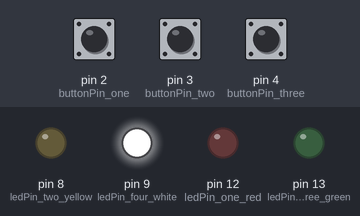
Recording of a sketch running on a simulated Arduino Uno, built with avr-gcc and run on an emulated ATmega328P. Shown: output pins drawn as LEDs (lit = HIGH). The inputs (shaded band) are chosen by the test bench; at power-on: pin 3 (buttonPin_two) LOW, pin 4 (buttonPin_three) LOW, pin 2 (buttonPin_one) LOW. What the sketch prints to the serial monitor is not drawn.

Above: at 1.2 s.
1.3 s: pin 3 (buttonPin_two) pulled HIGH for 3.2 s
6.0 s: pin 4 (buttonPin_three) pulled HIGH for 0.15 s
9.1 s: pin 3 (buttonPin_two) pulled HIGH for 0.15 s
12.2 s: pin 2 (buttonPin_one) pulled HIGH for 3.2 s
18.4 s: pin 2 (buttonPin_one) pulled HIGH for 0.15 s
21.5 s: pin 2 (buttonPin_one) driven HIGH and pin 3 (buttonPin_two) driven HIGH and pin 4 (buttonPin_three) driven HIGH
Timing chart, 0 to 58.6 s (numbered marks = the images above; inputs shaded):
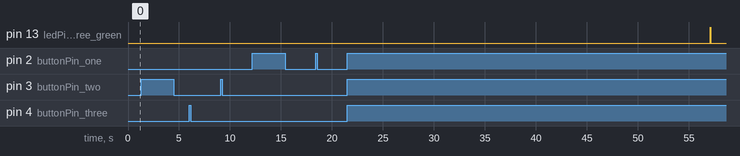

The sketch:

counting_correct_push_buttons_3leds.ino
```cpp
// contador que conta o numero de vezes que um botao push-button mudou de estado.botao

//  when u press a button, turn on LED

//  with millis boucing treatment

#define BOUNCE_TIME 200

// Ao apertar e soltar o botão, esperamos que o contador incremente várias vezes (efeito bouncing).
const int buttonPin_one = 2;   // pin 2
const int buttonPin_two = 3;   // pin 3
const int buttonPin_three = 4; // pin 4

const int ledPin_one_red = 12;    // pin 13 - LED
const int ledPin_two_yellow = 8; // pin 12 - LED
const int ledPin_three_green = 13; // pin 8 - LED
const int ledPin_four_white = 9; // pin 9 - LED

unsigned long print_timer = 0; // timer in serial port UART0 - miliseconds
unsigned long previousMillis = 0;

unsigned long lastDebounceTime_one = 0;   // the last time the output pin was toggled
unsigned long lastDebounceTime_two = 0;   // the last time the output pin was toggled
unsigned long lastDebounceTime_three = 0; // the last time the output pin was toggled

// unsigned long because the value will be long in a period of time
unsigned long debounceDelay = 200; // the debounce time ; increase if the output flickers
// 50 miliseconds
const unsigned long blinkDuration = 1000; // the duration of the blink in milliseconds
unsigned long blinkStartTime = 0;         // the time the LED started blinking

uint8_t counter_one = 0; // count how many change state in the button
uint8_t counter_two = 0; // count how many change state in the button
uint8_t counter_three = 0; // count how many change state in the button

bool buttonState_three = false;
bool resetFlag = false;


bool buttonState_one = false;
bool buttonState_two = false;


bool green_on = false;
bool yellow_on = true;

bool last_state_yellow_led = false;
bool last_state_green_led = false;
bool last_state_red_led = false;

unsigned long time_green_led = 0;
unsigned long time_yellow_led = 0;
unsigned long time_red_led = 0;

// usually int is 16 its
void setup()
{
    // Serial communication
    Serial.begin(9600);
    // Set the pin modes
    pinMode(buttonPin_one, INPUT);
    pinMode(buttonPin_two, INPUT);
    pinMode(buttonPin_three, INPUT);
    pinMode(ledPin_one_red, OUTPUT);
    pinMode(ledPin_two_yellow, OUTPUT);
    pinMode(ledPin_three_green, OUTPUT);
    pinMode(ledPin_four_white, OUTPUT);

    // Turn off all the LEDs
    digitalWrite(ledPin_three_green, LOW);
    digitalWrite(ledPin_two_yellow, LOW);
    digitalWrite(ledPin_one_red, LOW);
    digitalWrite(ledPin_four_white, HIGH);

    // last = digitalRead(buttonPin);
    // we expect that the counter is incremented many times (boucing effect)]

}

static uint32_t lastPressTime1 = 0;
static uint32_t lastPressTime2 = 0;
static uint32_t lastPressTime3 = 0;
unsigned long time = 0;
unsigned long previous_time = 0;

void blink_leds()
{// millis eh um contador incremental na escala millisegundos
// usei variaveis globais como flag
  	previous_time = time;
    time = millis();
  	if (time < previous_time) // assim que chega no overflow reseta pra 0
    {
     return;
    }

    if (green_on && ((time - time_green_led >= blinkDuration) || time_green_led == 0) )
    {
        time_green_led = time;
        last_state_green_led = !last_state_green_led;
        digitalWrite(ledPin_three_green, last_state_green_led);
    }
    else
    {
        digitalWrite(ledPin_three_green, LOW);
    }

    if (yellow_on && ((time - time_yellow_led >= blinkDuration) || time_yellow_led == 0) )
    {
        time_yellow_led = time;
        last_state_yellow_led = !last_state_yellow_led;
        digitalWrite(ledPin_two_yellow, last_state_yellow_led);
    }
    else
    {
        digitalWrite(ledPin_two_yellow, LOW);
    }

    if (resetFlag && ((time - time_red_led >= blinkDuration) || time_red_led == 0) )
    {
      	time_red_led = time;
        last_state_red_led = !last_state_red_led;
        digitalWrite(ledPin_one_red, last_state_red_led);
      	counter_three++;

      	if (counter_three % 2 == 0)
        {
          Serial.print("Seconds since reset: ");
      	  Serial.println(counter_three/2);
        }
        if (counter_three == 20)
        {
            resetFlag = false;
            counter_three = 0;
          	digitalWrite(ledPin_one_red, LOW);
          	counter_one = 0;
            counter_two = 0;
            yellow_on = false;
            green_on = false;
        }
    }
    else
    {
        digitalWrite(ledPin_one_red, LOW);
    }
}

void blink_led(int led_pin) {
  unsigned long currentMillis = millis();

  if ((millis() - blinkStartTime) < blinkDuration) {
    digitalWrite(led_pin, HIGH);
  } else {
    digitalWrite(led_pin, LOW);
  }

}
void loop() {
    blink_leds();

    if (digitalRead(buttonPin_one) && (millis() - lastPressTime1 > BOUNCE_TIME)) {
        lastPressTime1 = millis();
        counter_one++;
        Serial.println("Button 1 pressed");
        Serial.println(counter_one);
        if (counter_one % 2 == 0) {
            yellow_on = true;
            green_on = false;
        } else {
            yellow_on = false;
          	green_on = false;

        }
    }

    if (digitalRead(buttonPin_two) && (millis() - lastPressTime2 > BOUNCE_TIME)) {
      lastPressTime2 = millis();
      counter_two++;
      Serial.println("Button 2 pressed");
      Serial.println(counter_two);
      if (counter_two % 2 != 0) {
        yellow_on = false;
        green_on = true;
      } else {
        green_on = false;
        yellow_on = false;
      }
      Serial.println(counter_two);
      Serial.println(green_on);
	}

  if (digitalRead(buttonPin_three) && (millis() - lastPressTime3 > BOUNCE_TIME)) {
    lastPressTime3 = millis();
    buttonState_three = true;
    Serial.println("Button 3 pressed");
    // If button 3 was pressed, reset the counts and set the reset flag
    counter_one = 0;
    counter_two = 0;
    yellow_on = false;
    green_on = false;
    resetFlag = true;
    buttonState_three = false;
    Serial.println("Count reset");
	}
}
```

Measured:
- after the input at 21.5 s, pin 13 (ledPin_three_green): LOW → HIGH after 35.6 s, → LOW 0.02 s later
